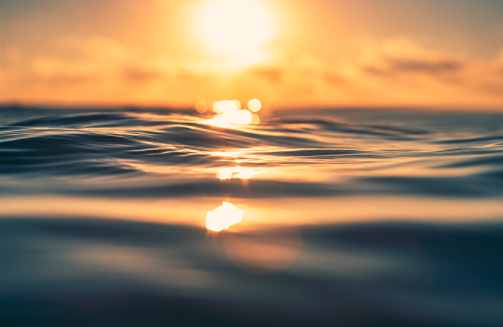
#> input picture Basic Image Processing Techniques/bg_image.PNG, 503 x 327 px, found by its file name
$ jupyter execute image.ipynb
#> lines starting #> are read from the running program, lines starting #| are printed output that depends on the picture; after the words box and inside, x2 and y2 are one past the last pixel; in counts of white or black regions, pixels touching at a corner belong together
Import Required Packages and Create a numpy array with all values 0.

[cell 1]
import numpy as np
from PIL import Image
import cv2
import matplotlib.pyplot as plt
image = np.empty([100, 100], dtype=np.uint8)
image.fill(0)
image_ =  Image.fromarray(image)
#> image_: PIL image 100x100 L; every value is 0
image_

Create a white image using numpy

[cell 2]
image.fill(250)
image_ = Image.fromarray(image)
#> image_: PIL image 100x100 L; every value is 250
image_

Create a checkerboard Image

[cell 3]
check = True
for i in range(image.shape[0]):
    for j in range(image.shape[1]):
        if check:
            image[i ,j] = 0
        else:
            image[i, j] = 255
        if j % 20 == 0:
            check = not(check)
    if i % 20 != 0:
        check = not(check)
image_ = Image.fromarray(image)
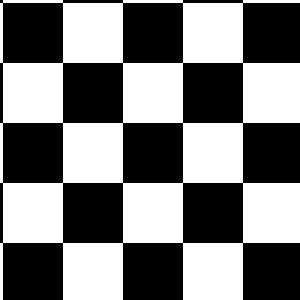
#> image_: PIL image 100x100 L (shown 3 times larger); 48.4% white; 1 white region, box (x1, y1, x2, y2) and area: (0, 0, 100, 100) 4838
image_

Convert a Graysclae image to Binary Image

[cell 4]
inp_image  = cv2.imread("../Basic Image Processing Techniques/bg_image.png", 0)
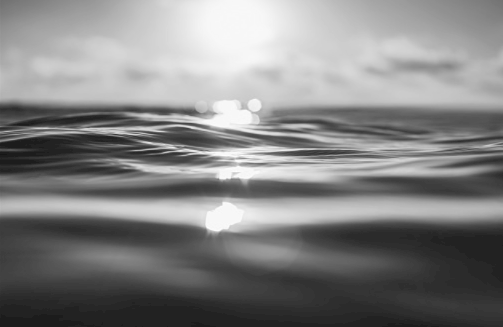
#> inp_image: shape (327, 503); min 21, max 255, mean 129.8
inp_image = cv2.cvtColor(inp_image, cv2.COLOR_RGB2BGR)
#> inp_image: shape (327, 503, 3)
ret, binary_image = cv2.threshold(inp_image, 150, 255, cv2.THRESH_BINARY)
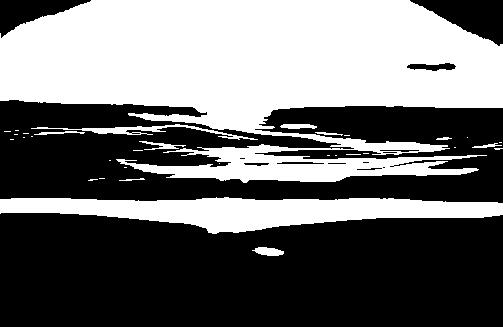
#> binary_image: shape (327, 503, 3); 43.4% white; 33 white regions (22 under 20 px), largest, box (x1, y1, x2, y2) and area: (0, 0, 503, 183) 59170, (0, 197, 503, 234) 10514, (31, 124, 258, 140) 743
binary_image = Image.fromarray(binary_image)
plt.subplot(1,2,1)
plt.imshow(inp_image)
plt.subplot(1,2,2)
plt.imshow(binary_image)
plt.show
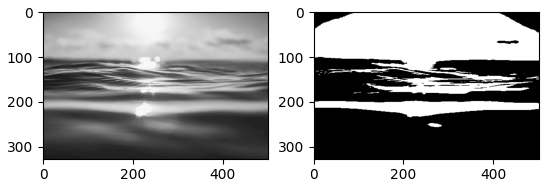
#> figure drawn by matplotlib, 2 panels

Convert a RGB Image to Grayscale Image

[cell 5]
inp_image  = cv2.imread("../Basic Image Processing Techniques/bg_image.png")
#> inp_image is the input picture: shape (327, 503, 3); mean B, G, R 95.7, 123, 146.9
inp_image = cv2.cvtColor(inp_image, cv2.COLOR_BGR2RGB)
gray_img =  cv2.cvtColor(inp_image, cv2.COLOR_BGR2GRAY)
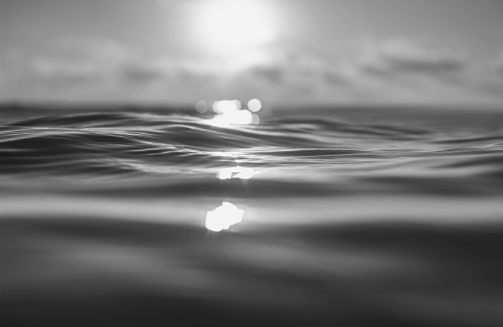
#> gray_img: shape (327, 503); min 25, max 255, mean 117.5
plt.subplot(2, 1, 1)
plt.imshow(inp_image)
plt.subplot(2, 1, 2)
plt.imshow(gray_img, cmap='gray')
plt.show
print(gray_img)
#> (printed output is left out)

Visualize 3 channels of an Image

[cell 6]
image = cv2.imread("../Image/color_image.JPG")
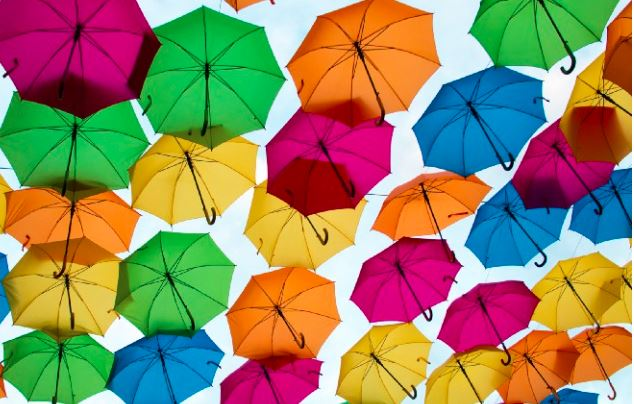
#> input picture Image/color_image.JPG, 634 x 404 px
#> image is the input picture: shape (404, 634, 3); mean B, G, R 97.5, 133.6, 149.5
#convert the image to RGB (images are read in BGR in Opencv2)
image = cv2.cvtColor(image, cv2.COLOR_BGR2RGB)
#split the image into its three channels
(R,G,B) = cv2.split(image)
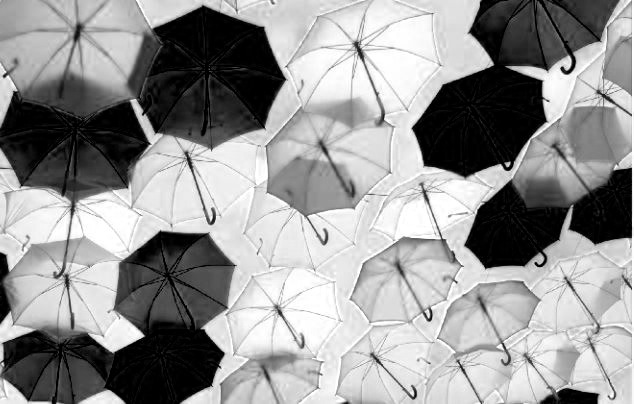
#> R: shape (404, 634); min 0, max 255, mean 149.5
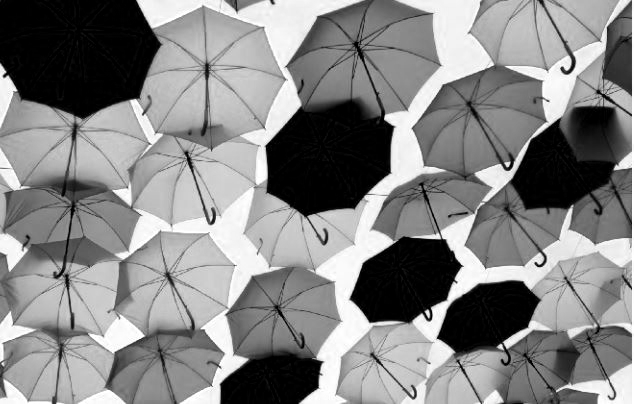
#> G: shape (404, 634); min 0, max 255, mean 133.6
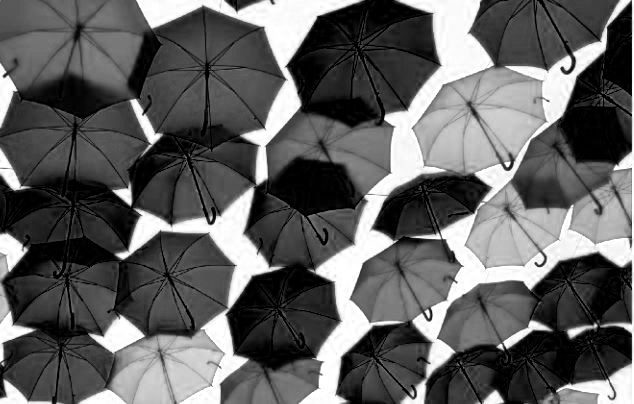
#> B: shape (404, 634); min 0, max 255, mean 97.5
plt.subplot(1,3,1)
plt.imshow(R, cmap='gray')
plt.title("RED CHANNEL")
plt.subplot(1,3,2)
plt.imshow(G, cmap='gray')
plt.title("GREEN CHANNEL")
plt.subplot(1,3,3)
plt.imshow(B, cmap='gray')
plt.title("BLUE CHANNEL")
plt.rcParams['figure.figsize'] = [120, 80]
plt.show()
